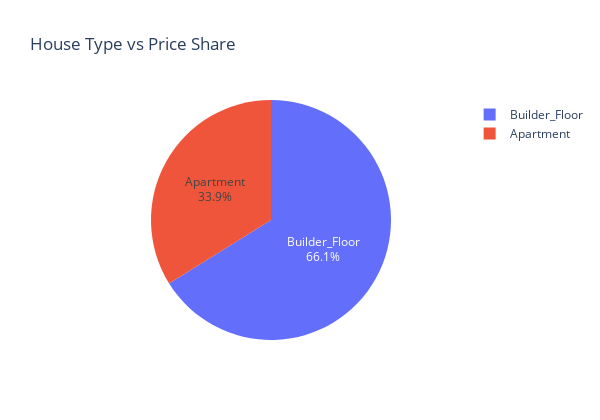

The code cell stored with this chart in its notebook:
### Code cell
# Price Share of House Type
fig = px.pie(df3, values='Price', names='Type',
                title='House Type vs Price Share')
fig.update_traces(textposition='inside', textinfo='percent+label')
fig.update_layout(height=420,width=600)
fig.show()

### Figure 1 — Plotly figure (JSON) as saved in the notebook; plotly's stock layout.template omitted (floating-point values rounded to 4 significant figures; data arrays with more than 128 entries replaced by an {"elided": "..."} marker saying what was removed)
{"data": [{"domain": {"x": [0, 1], "y": [0, 1]}, "hovertemplate": "Type=%{label}<br>Price=%{value}<extra></extra>", "labels": {"elided": "515 str values"}, "legendgroup": "", "name": "", "showlegend": true, "textinfo": "percent+label", "textposition": "inside", "type": "pie", "values": {"elided": "515 int values"}}], "layout": {"height": 420, "legend": {"tracegroupgap": 0}, "title": {"text": "House Type vs Price Share"}, "width": 600}}
